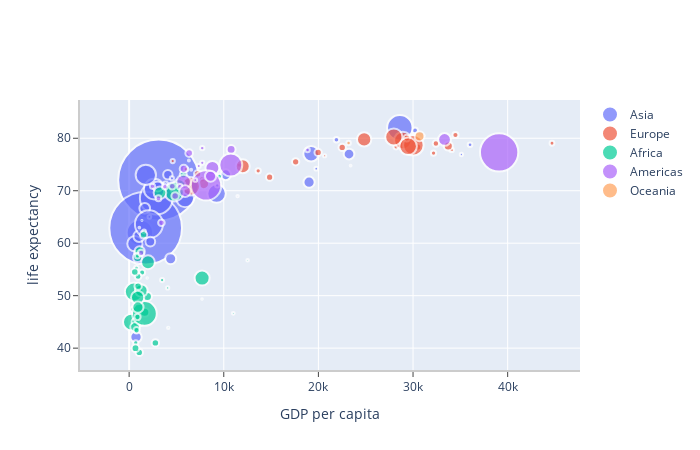

The notebook cell saved with this chart:
### Markdown cell above
### Bubble plots

To illustrate scatter plots we'll look at life expectancy vs. income per country, where we'll scale the bubble by population size. This is the most well known graphic by Gapminder.

### Code cell
import numpy as np

fig = go.Figure()

is_year2002 = df['year'] == 2002
year2002 = df[is_year2002]

continents = year2002['continent'].unique()

# set hover text
hover_text = []
for index, row in year2002.iterrows():
    hover_text.append(('Country: {country}<br>'+
                      'Life Expectancy: {lifeExp}<br>'+
                      'GDP per capita: {gdp}<br>'+
                      'Population: {pop}<br>'+
                      'Year: {year}').format(country=row['country'],
                                            lifeExp=row['lifeExp'],
                                            gdp=row['gdpPercap'],
                                            pop=row['pop'],
                                            year=row['year']))
year2002['text'] = hover_text

# loop over continents
for continent in continents:
    is_continent = year2002['continent'] == continent
    pop = np.array(year2002[is_continent]['pop'].values, dtype=int)
    sizeref = 2.*max(pop)/(100)
    
    countries = year2002[is_continent]['country'].values

    trace = go.Scatter(x=year2002[is_continent]['gdpPercap'],
                    y=year2002[is_continent]['lifeExp'],
                    name=continent,
                    marker_size=pop,
                    text=year2002[is_continent]['text'])
    fig.add_trace(trace)
    fig.update_traces(mode='markers', marker=dict(sizemode='area',
                                                  sizeref=sizeref, line_width=2))

fig.update_layout(xaxis=dict(
        title="GDP per capita",
        linecolor='rgb(204, 204, 204)',
        linewidth=2,
        ticks='outside',
    ),
    yaxis=dict(
        title="life expectancy",
        linecolor='rgb(204, 204, 204)',
        linewidth=2,
        ticks='outside',
    ),
    autosize=False,
)

fig.show()

### Figure 1 — Plotly figure (JSON) as saved in the notebook; plotly's stock layout.template omitted (floating-point values rounded to 4 significant figures)
{"data": [{"marker": {"line": {"width": 2}, "size": [25268405, 656397, 135656790, 12926707, 1280400000, 6762476, 1034172547, 211060000, 66907826, 24001816, 6029529, 127065841, 5307470, 22215365, 47969150, 2111561, 3677780, 22662365, 2674234, 45598081, 25873917, 2713462, 153403524, 82995088, 24501530, 4197776, 19576783, 17155814, 22454239, 62806748, 80908147, 3389578, 18701257], "sizemode": "area", "sizeref": 390900.0}, "mode": "markers", "name": "Asia", "text": ["Country: Afghanistan<br>Life Expectancy: 42.129<br>GDP per capita: 726.7340548<br>Population: 25268405<br>Year: 2002", "Country: Bahrain<br>Life Expectancy: 74.795<br>GDP per capita: 23403.55927<br>Population: 656397<br>Year: 2002", "Country: Bangladesh<br>Life Expectancy: 62.01300000000001<br>GDP per capita: 1136.3904300000004<br>Population: 135656790<br>Year: 2002", "Country: Cambodia<br>Life Expectancy: 56.752<br>GDP per capita: 896.2260152999999<br>Population: 12926707<br>Year: 2002", "Country: China<br>Life Expectancy: 72.028<br>GDP per capita: 3119.280896<br>Population: 1280400000<br>Year: 2002", "Country: Hong Kong, China<br>Life Expectancy: 81.495<br>GDP per capita: 30209.015160000006<br>Population: 6762476<br>Year: 2002", "Country: India<br>Life Expectancy: 62.879<br>GDP per capita: 1746.769454<br>Population: 1034172547<br>Year: 2002", "Country: Indonesia<br>Life Expectancy: 68.58800000000001<br>GDP per capita: 2873.91287<br>Population: 211060000<br>Year: 2002", "Country: Iran<br>Life Expectancy: 69.45100000000001<br>GDP per capita: 9240.761975<br>Population: 66907826<br>Year: 2002", "Country: Iraq<br>Life Expectancy: 57.04600000000001<br>GDP per capita: 4390.717312<br>Population: 24001816<br>Year: 2002", "Country: Israel<br>Life Expectancy: 79.696<br>GDP per capita: 21905.59514<br>Population: 6029529<br>Year: 2002", "Country: Japan<br>Life Expectancy: 82.0<br>GDP per capita: 28604.5919<br>Population: 127065841<br>Year: 2002", "Country: Jordan<br>Life Expectancy: 71.263<br>GDP per capita: 3844.917194<br>Population: 5307470<br>Year: 2002", "Country: Korea, Dem. Rep.<br>Life Expectancy: 66.66199999999999<br>GDP per capita: 1646.758151<br>Population: 22215365<br>Year: 2002", "Country: Korea, Rep.<br>Life Expectancy: 77.045<br>GDP per capita: 19233.98818<br>Population: 47969150<br>Year: 2002", "Country: Kuwait<br>Life Expectancy: 76.904<br>GDP per capita: 35110.10566<br>Population: 2111561<br>Year: 2002", "Country: Lebanon<br>Life Expectancy: 71.028<br>GDP per capita: 9313.93883<br>Population: 3677780<br>Year: 2002", "Country: Malaysia<br>Life Expectancy: 73.044<br>GDP per capita: 10206.97794<br>Population: 22662365<br>Year: 2002", "Country: Mongolia<br>Life Expectancy: 65.033<br>GDP per capita: 2140.739323<br>Population: 2674234<br>Year: 2002", "Country: Myanmar<br>Life Expectancy: 59.908<br>GDP per capita: 611.0<br>Population: 45598081<br>Year: 2002", "Country: Nepal<br>Life Expectancy: 61.34<br>GDP per capita: 1057.206311<br>Population: 25873917<br>Year: 2002", "Country: Oman<br>Life Expectancy: 74.193<br>GDP per capita: 19774.83687<br>Population: 2713462<br>Year: 2002", "Country: Pakistan<br>Life Expectancy: 63.61<br>GDP per capita: 2092.712441<br>Population: 153403524<br>Year: 2002", "Country: Philippines<br>Life Expectancy: 70.303<br>GDP per capita: 2650.921068<br>Population: 82995088<br>Year: 2002", "Country: Saudi Arabia<br>Life Expectancy: 71.626<br>GDP per capita: 19014.54118<br>Population: 24501530<br>Year: 2002", "Country: Singapore<br>Life Expectancy: 78.77<br>GDP per capita: 36023.1054<br>Population: 4197776<br>Year: 2002", "Country: Sri Lanka<br>Life Expectancy: 70.815<br>GDP per capita: 3015.378833<br>Population: 19576783<br>Year: 2002", "Country: Syria<br>Life Expectancy: 73.053<br>GDP per capita: 4090.925331<br>Population: 17155814<br>Year: 2002", "Country: Taiwan<br>Life Expectancy: 76.99<br>GDP per capita: 23235.42329<br>Population: 22454239<br>Year: 2002", "Country: Thailand<br>Life Expectancy: 68.564<br>GDP per capita: 5913.187529<br>Population: 62806748<br>Year: 2002", "Country: Vietnam<br>Life Expectancy: 73.017<br>GDP per capita: 1764.456677<br>Population: 80908147<br>Year: 2002", "Country: West Bank and Gaza<br>Life Expectancy: 72.37<br>GDP per capita: 4515.487575<br>Population: 3389578<br>Year: 2002", "Country: Yemen, Rep.<br>Life Expectancy: 60.308<br>GDP per capita: 2234.820827<br>Population: 18701257<br>Year: 2002"], "type": "scatter", "x": [726.7, 23400.0, 1136.0, 896.2, 3119.0, 30210.0, 1747.0, 2874.0, 9241.0, 4391.0, 21910.0, 28600.0, 3845.0, 1647.0, 19230.0, 35110.0, 9314.0, 10210.0, 2141.0, 611, 1057.0, 19770.0, 2093.0, 2651.0, 19010.0, 36020.0, 3015.0, 4091.0, 23240.0, 5913.0, 1764.0, 4515.0, 2235.0], "y": [42.13, 74.8, 62.01, 56.75, 72.03, 81.5, 62.88, 68.59, 69.45, 57.05, 79.7, 82, 71.26, 66.66, 77.05, 76.9, 71.03, 73.04, 65.03, 59.91, 61.34, 74.19, 63.61, 70.3, 71.63, 78.77, 70.81, 73.05, 76.99, 68.56, 73.02, 72.37, 60.31]}, {"marker": {"line": {"width": 2}, "size": [3508512, 8148312, 10311970, 4165416, 7661799, 4481020, 10256295, 5374693, 5193039, 59925035, 82350671, 10603863, 10083313, 288030, 3879155, 57926999, 720230, 16122830, 4535591, 38625976, 10433867, 22404337, 10111559, 5410052, 2011497, 40152517, 8954175, 7361757, 67308928, 59912431], "sizemode": "area", "sizeref": 390900.0}, "mode": "markers", "name": "Europe", "text": ["Country: Albania<br>Life Expectancy: 75.65100000000002<br>GDP per capita: 4604.211737<br>Population: 3508512<br>Year: 2002", "Country: Austria<br>Life Expectancy: 78.98<br>GDP per capita: 32417.60769<br>Population: 8148312<br>Year: 2002", "Country: Belgium<br>Life Expectancy: 78.32<br>GDP per capita: 30485.88375<br>Population: 10311970<br>Year: 2002", "Country: Bosnia and Herzegovina<br>Life Expectancy: 74.09<br>GDP per capita: 6018.975239<br>Population: 4165416<br>Year: 2002", "Country: Bulgaria<br>Life Expectancy: 72.14<br>GDP per capita: 7696.777725<br>Population: 7661799<br>Year: 2002", "Country: Croatia<br>Life Expectancy: 74.876<br>GDP per capita: 11628.38895<br>Population: 4481020<br>Year: 2002", "Country: Czech Republic<br>Life Expectancy: 75.51<br>GDP per capita: 17596.210219999994<br>Population: 10256295<br>Year: 2002", "Country: Denmark<br>Life Expectancy: 77.18<br>GDP per capita: 32166.50006<br>Population: 5374693<br>Year: 2002", "Country: Finland<br>Life Expectancy: 78.37<br>GDP per capita: 28204.59057<br>Population: 5193039<br>Year: 2002", "Country: France<br>Life Expectancy: 79.59<br>GDP per capita: 28926.03234<br>Population: 59925035<br>Year: 2002", "Country: Germany<br>Life Expectancy: 78.67<br>GDP per capita: 30035.80198<br>Population: 82350671<br>Year: 2002", "Country: Greece<br>Life Expectancy: 78.256<br>GDP per capita: 22514.2548<br>Population: 10603863<br>Year: 2002", "Country: Hungary<br>Life Expectancy: 72.59<br>GDP per capita: 14843.93556<br>Population: 10083313<br>Year: 2002", "Country: Iceland<br>Life Expectancy: 80.5<br>GDP per capita: 31163.20196<br>Population: 288030<br>Year: 2002", "Country: Ireland<br>Life Expectancy: 77.783<br>GDP per capita: 34077.04939<br>Population: 3879155<br>Year: 2002", "Country: Italy<br>Life Expectancy: 80.24<br>GDP per capita: 27968.09817<br>Population: 57926999<br>Year: 2002", "Country: Montenegro<br>Life Expectancy: 73.98100000000002<br>GDP per capita: 6557.194282<br>Population: 720230<br>Year: 2002", "Country: Netherlands<br>Life Expectancy: 78.53<br>GDP per capita: 33724.75778<br>Population: 16122830<br>Year: 2002", "Country: Norway<br>Life Expectancy: 79.05<br>GDP per capita: 44683.97525<br>Population: 4535591<br>Year: 2002", "Country: Poland<br>Life Expectancy: 74.67<br>GDP per capita: 12002.23908<br>Population: 38625976<br>Year: 2002", "Country: Portugal<br>Life Expectancy: 77.29<br>GDP per capita: 19970.90787<br>Population: 10433867<br>Year: 2002", "Country: Romania<br>Life Expectancy: 71.322<br>GDP per capita: 7885.360081<br>Population: 22404337<br>Year: 2002", "Country: Serbia<br>Life Expectancy: 73.21300000000002<br>GDP per capita: 7236.075251<br>Population: 10111559<br>Year: 2002", "Country: Slovak Republic<br>Life Expectancy: 73.8<br>GDP per capita: 13638.778369999998<br>Population: 5410052<br>Year: 2002", "Country: Slovenia<br>Life Expectancy: 76.66<br>GDP per capita: 20660.01936<br>Population: 2011497<br>Year: 2002", "Country: Spain<br>Life Expectancy: 79.78<br>GDP per capita: 24835.47166<br>Population: 40152517<br>Year: 2002", "Country: Sweden<br>Life Expectancy: 80.04<br>GDP per capita: 29341.630930000007<br>Population: 8954175<br>Year: 2002", "Country: Switzerland<br>Life Expectancy: 80.62<br>GDP per capita: 34480.95771<br>Population: 7361757<br>Year: 2002", "Country: Turkey<br>Life Expectancy: 70.845<br>GDP per capita: 6508.085718<br>Population: 67308928<br>Year: 2002", "Country: United Kingdom<br>Life Expectancy: 78.471<br>GDP per capita: 29478.99919<br>Population: 59912431<br>Year: 2002"], "type": "scatter", "x": [4604.0, 32420.0, 30490.0, 6019.0, 7697.0, 11630.0, 17600.0, 32170.0, 28200.0, 28930.0, 30040.0, 22510.0, 14840.0, 31160.0, 34080.0, 27970.0, 6557.0, 33720.0, 44680.0, 12000.0, 19970.0, 7885.0, 7236.0, 13640.0, 20660.0, 24840.0, 29340.0, 34480.0, 6508.0, 29480.0], "y": [75.65, 78.98, 78.32, 74.09, 72.14, 74.88, 75.51, 77.18, 78.37, 79.59, 78.67, 78.26, 72.59, 80.5, 77.78, 80.24, 73.98, 78.53, 79.05, 74.67, 77.29, 71.32, 73.21, 73.8, 76.66, 79.78, 80.04, 80.62, 70.84, 78.47]}, {"marker": {"line": {"width": 2}, "size": [31287142, 10866106, 7026113, 1630347, 12251209, 7021078, 15929988, 4048013, 8835739, 614382, 55379852, 3328795, 16252726, 447416, 73312559, 495627, 4414865, 67946797, 1299304, 1457766, 20550751, 8807818, 1332459, 31386842, 2046772, 2814651, 5368585, 16473477, 11824495, 10580176, 2828858, 1200206, 31167783, 18473780, 1972153, 11140655, 119901274, 743981, 7852401, 170372, 10870037, 5359092, 7753310, 44433622, 37090298, 1130269, 34593779, 4977378, 9770575, 24739869, 10595811, 11926563], "sizemode": "area", "sizeref": 390900.0}, "mode": "markers", "name": "Africa", "text": ["Country: Algeria<br>Life Expectancy: 70.994<br>GDP per capita: 5288.040382<br>Population: 31287142<br>Year: 2002", "Country: Angola<br>Life Expectancy: 41.003<br>GDP per capita: 2773.287312<br>Population: 10866106<br>Year: 2002", "Country: Benin<br>Life Expectancy: 54.40600000000001<br>GDP per capita: 1372.877931<br>Population: 7026113<br>Year: 2002", "Country: Botswana<br>Life Expectancy: 46.63399999999999<br>GDP per capita: 11003.60508<br>Population: 1630347<br>Year: 2002", "Country: Burkina Faso<br>Life Expectancy: 50.65<br>GDP per capita: 1037.645221<br>Population: 12251209<br>Year: 2002", "Country: Burundi<br>Life Expectancy: 47.36<br>GDP per capita: 446.4035126<br>Population: 7021078<br>Year: 2002", "Country: Cameroon<br>Life Expectancy: 49.856<br>GDP per capita: 1934.011449<br>Population: 15929988<br>Year: 2002", "Country: Central African Republic<br>Life Expectancy: 43.308<br>GDP per capita: 738.6906068<br>Population: 4048013<br>Year: 2002", "Country: Chad<br>Life Expectancy: 50.525<br>GDP per capita: 1156.18186<br>Population: 8835739<br>Year: 2002", "Country: Comoros<br>Life Expectancy: 62.974<br>GDP per capita: 1075.811558<br>Population: 614382<br>Year: 2002", "Country: Congo, Dem. Rep.<br>Life Expectancy: 44.966<br>GDP per capita: 241.1658765<br>Population: 55379852<br>Year: 2002", "Country: Congo, Rep.<br>Life Expectancy: 52.97<br>GDP per capita: 3484.06197<br>Population: 3328795<br>Year: 2002", "Country: Cote d'Ivoire<br>Life Expectancy: 46.832<br>GDP per capita: 1648.800823<br>Population: 16252726<br>Year: 2002", "Country: Djibouti<br>Life Expectancy: 53.37300000000001<br>GDP per capita: 1908.260867<br>Population: 447416<br>Year: 2002", "Country: Egypt<br>Life Expectancy: 69.806<br>GDP per capita: 4754.604414<br>Population: 73312559<br>Year: 2002", "Country: Equatorial Guinea<br>Life Expectancy: 49.348<br>GDP per capita: 7703.4959<br>Population: 495627<br>Year: 2002", "Country: Eritrea<br>Life Expectancy: 55.24<br>GDP per capita: 765.3500015<br>Population: 4414865<br>Year: 2002", "Country: Ethiopia<br>Life Expectancy: 50.725<br>GDP per capita: 530.0535319<br>Population: 67946797<br>Year: 2002", "Country: Gabon<br>Life Expectancy: 56.761<br>GDP per capita: 12521.71392<br>Population: 1299304<br>Year: 2002", "Country: Gambia<br>Life Expectancy: 58.041<br>GDP per capita: 660.5855997<br>Population: 1457766<br>Year: 2002", "Country: Ghana<br>Life Expectancy: 58.453<br>GDP per capita: 1111.9845779999996<br>Population: 20550751<br>Year: 2002", "Country: Guinea<br>Life Expectancy: 53.676<br>GDP per capita: 945.5835837<br>Population: 8807818<br>Year: 2002", "Country: Guinea-Bissau<br>Life Expectancy: 45.504<br>GDP per capita: 575.7047176<br>Population: 1332459<br>Year: 2002", "Country: Kenya<br>Life Expectancy: 50.992<br>GDP per capita: 1287.514732<br>Population: 31386842<br>Year: 2002", "Country: Lesotho<br>Life Expectancy: 44.593<br>GDP per capita: 1275.184575<br>Population: 2046772<br>Year: 2002", "Country: Liberia<br>Life Expectancy: 43.753<br>GDP per capita: 531.4823679<br>Population: 2814651<br>Year: 2002", "Country: Libya<br>Life Expectancy: 72.737<br>GDP per capita: 9534.677467<br>Population: 5368585<br>Year: 2002", "Country: Madagascar<br>Life Expectancy: 57.286<br>GDP per capita: 894.6370822<br>Population: 16473477<br>Year: 2002", "Country: Malawi<br>Life Expectancy: 45.00899999999999<br>GDP per capita: 665.4231186000002<br>Population: 11824495<br>Year: 2002", "Country: Mali<br>Life Expectancy: 51.81800000000001<br>GDP per capita: 951.4097518<br>Population: 10580176<br>Year: 2002", "Country: Mauritania<br>Life Expectancy: 62.247<br>GDP per capita: 1579.019543<br>Population: 2828858<br>Year: 2002", "Country: Mauritius<br>Life Expectancy: 71.954<br>GDP per capita: 9021.815894<br>Population: 1200206<br>Year: 2002", "Country: Morocco<br>Life Expectancy: 69.615<br>GDP per capita: 3258.495584<br>Population: 31167783<br>Year: 2002", "Country: Mozambique<br>Life Expectancy: 44.026<br>GDP per capita: 633.6179466<br>Population: 18473780<br>Year: 2002", "Country: Namibia<br>Life Expectancy: 51.479<br>GDP per capita: 4072.324751<br>Population: 1972153<br>Year: 2002", "Country: Niger<br>Life Expectancy: 54.496<br>GDP per capita: 601.0745012<br>Population: 11140655<br>Year: 2002", "Country: Nigeria<br>Life Expectancy: 46.608<br>GDP per capita: 1615.286395<br>Population: 119901274<br>Year: 2002", "Country: Reunion<br>Life Expectancy: 75.744<br>GDP per capita: 6316.1652<br>Population: 743981<br>Year: 2002", "Country: Rwanda<br>Life Expectancy: 43.413<br>GDP per capita: 785.6537647999999<br>Population: 7852401<br>Year: 2002", "Country: Sao Tome and Principe<br>Life Expectancy: 64.337<br>GDP per capita: 1353.09239<br>Population: 170372<br>Year: 2002", "Country: Senegal<br>Life Expectancy: 61.6<br>GDP per capita: 1519.635262<br>Population: 10870037<br>Year: 2002", "Country: Sierra Leone<br>Life Expectancy: 41.012<br>GDP per capita: 699.4897129999998<br>Population: 5359092<br>Year: 2002", "Country: Somalia<br>Life Expectancy: 45.93600000000001<br>GDP per capita: 882.0818218000002<br>Population: 7753310<br>Year: 2002", "Country: South Africa<br>Life Expectancy: 53.365<br>GDP per capita: 7710.946444<br>Population: 44433622<br>Year: 2002", "Country: Sudan<br>Life Expectancy: 56.369<br>GDP per capita: 1993.398314<br>Population: 37090298<br>Year: 2002", "Country: Swaziland<br>Life Expectancy: 43.869<br>GDP per capita: 4128.116943<br>Population: 1130269<br>Year: 2002", "Country: Tanzania<br>Life Expectancy: 49.651<br>GDP per capita: 899.0742111<br>Population: 34593779<br>Year: 2002", "Country: Togo<br>Life Expectancy: 57.56100000000001<br>GDP per capita: 886.2205765000001<br>Population: 4977378<br>Year: 2002", "Country: Tunisia<br>Life Expectancy: 73.042<br>GDP per capita: 5722.895654999998<br>Population: 9770575<br>Year: 2002", "Country: Uganda<br>Life Expectancy: 47.813<br>GDP per capita: 927.7210018<br>Population: 24739869<br>Year: 2002", "Country: Zambia<br>Life Expectancy: 39.19300000000001<br>GDP per capita: 1071.6139380000004<br>Population: 10595811<br>Year: 2002", "Country: Zimbabwe<br>Life Expectancy: 39.989<br>GDP per capita: 672.0386227000001<br>Population: 11926563<br>Year: 2002"], "type": "scatter", "x": [5288.0, 2773.0, 1373.0, 11000.0, 1038.0, 446.4, 1934.0, 738.7, 1156.0, 1076.0, 241.2, 3484.0, 1649.0, 1908.0, 4755.0, 7703.0, 765.4, 530.1, 12520.0, 660.6, 1112.0, 945.6, 575.7, 1288.0, 1275.0, 531.5, 9535.0, 894.6, 665.4, 951.4, 1579.0, 9022.0, 3258.0, 633.6, 4072.0, 601.1, 1615.0, 6316.0, 785.7, 1353.0, 1520.0, 699.5, 882.1, 7711.0, 1993.0, 4128.0, 899.1, 886.2, 5723.0, 927.7, 1072.0, 672.0], "y": [70.99, 41.0, 54.41, 46.63, 50.65, 47.36, 49.86, 43.31, 50.52, 62.97, 44.97, 52.97, 46.83, 53.37, 69.81, 49.35, 55.24, 50.73, 56.76, 58.04, 58.45, 53.68, 45.5, 50.99, 44.59, 43.75, 72.74, 57.29, 45.01, 51.82, 62.25, 71.95, 69.61, 44.03, 51.48, 54.5, 46.61, 75.74, 43.41, 64.34, 61.6, 41.01, 45.94, 53.37, 56.37, 43.87, 49.65, 57.56, 73.04, 47.81, 39.19, 39.99]}, {"marker": {"line": {"width": 2}, "size": [38331121, 8445134, 179914212, 31902268, 15497046, 41008227, 3834934, 11226999, 8650322, 12921234, 6353681, 11178650, 7607651, 6677328, 2664659, 102479927, 5146848, 2990875, 5884491, 26769436, 3859606, 1101832, 287675526, 3363085, 24287670], "sizemode": "area", "sizeref": 390900.0}, "mode": "markers", "name": "Americas", "text": ["Country: Argentina<br>Life Expectancy: 74.34<br>GDP per capita: 8797.640716<br>Population: 38331121<br>Year: 2002", "Country: Bolivia<br>Life Expectancy: 63.883<br>GDP per capita: 3413.26269<br>Population: 8445134<br>Year: 2002", "Country: Brazil<br>Life Expectancy: 71.006<br>GDP per capita: 8131.212843000001<br>Population: 179914212<br>Year: 2002", "Country: Canada<br>Life Expectancy: 79.77<br>GDP per capita: 33328.96507<br>Population: 31902268<br>Year: 2002", "Country: Chile<br>Life Expectancy: 77.86<br>GDP per capita: 10778.78385<br>Population: 15497046<br>Year: 2002", "Country: Colombia<br>Life Expectancy: 71.682<br>GDP per capita: 5755.259962<br>Population: 41008227<br>Year: 2002", "Country: Costa Rica<br>Life Expectancy: 78.123<br>GDP per capita: 7723.447195000002<br>Population: 3834934<br>Year: 2002", "Country: Cuba<br>Life Expectancy: 77.158<br>GDP per capita: 6340.646683<br>Population: 11226999<br>Year: 2002", "Country: Dominican Republic<br>Life Expectancy: 70.847<br>GDP per capita: 4563.808154<br>Population: 8650322<br>Year: 2002", "Country: Ecuador<br>Life Expectancy: 74.173<br>GDP per capita: 5773.044512<br>Population: 12921234<br>Year: 2002", "Country: El Salvador<br>Life Expectancy: 70.734<br>GDP per capita: 5351.568665999999<br>Population: 6353681<br>Year: 2002", "Country: Guatemala<br>Life Expectancy: 68.97800000000001<br>GDP per capita: 4858.347495<br>Population: 11178650<br>Year: 2002", "Country: Haiti<br>Life Expectancy: 58.137<br>GDP per capita: 1270.364932<br>Population: 7607651<br>Year: 2002", "Country: Honduras<br>Life Expectancy: 68.565<br>GDP per capita: 3099.72866<br>Population: 6677328<br>Year: 2002", "Country: Jamaica<br>Life Expectancy: 72.047<br>GDP per capita: 6994.774861<br>Population: 2664659<br>Year: 2002", "Country: Mexico<br>Life Expectancy: 74.902<br>GDP per capita: 10742.44053<br>Population: 102479927<br>Year: 2002", "Country: Nicaragua<br>Life Expectancy: 70.836<br>GDP per capita: 2474.548819<br>Population: 5146848<br>Year: 2002", "Country: Panama<br>Life Expectancy: 74.712<br>GDP per capita: 7356.0319340000015<br>Population: 2990875<br>Year: 2002", "Country: Paraguay<br>Life Expectancy: 70.755<br>GDP per capita: 3783.674243<br>Population: 5884491<br>Year: 2002", "Country: Peru<br>Life Expectancy: 69.906<br>GDP per capita: 5909.020073<br>Population: 26769436<br>Year: 2002", "Country: Puerto Rico<br>Life Expectancy: 77.778<br>GDP per capita: 18855.60618<br>Population: 3859606<br>Year: 2002", "Country: Trinidad and Tobago<br>Life Expectancy: 68.976<br>GDP per capita: 11460.60023<br>Population: 1101832<br>Year: 2002", "Country: United States<br>Life Expectancy: 77.31<br>GDP per capita: 39097.09955<br>Population: 287675526<br>Year: 2002", "Country: Uruguay<br>Life Expectancy: 75.307<br>GDP per capita: 7727.002004000001<br>Population: 3363085<br>Year: 2002", "Country: Venezuela<br>Life Expectancy: 72.766<br>GDP per capita: 8605.047831<br>Population: 24287670<br>Year: 2002"], "type": "scatter", "x": [8798.0, 3413.0, 8131.0, 33330.0, 10780.0, 5755.0, 7723.0, 6341.0, 4564.0, 5773.0, 5352.0, 4858.0, 1270.0, 3100.0, 6995.0, 10740.0, 2475.0, 7356.0, 3784.0, 5909.0, 18860.0, 11460.0, 39100.0, 7727.0, 8605.0], "y": [74.34, 63.88, 71.01, 79.77, 77.86, 71.68, 78.12, 77.16, 70.85, 74.17, 70.73, 68.98, 58.14, 68.56, 72.05, 74.9, 70.84, 74.71, 70.75, 69.91, 77.78, 68.98, 77.31, 75.31, 72.77]}, {"marker": {"line": {"width": 2}, "size": [19546792, 3908037], "sizemode": "area", "sizeref": 390900.0}, "mode": "markers", "name": "Oceania", "text": ["Country: Australia<br>Life Expectancy: 80.37<br>GDP per capita: 30687.75473<br>Population: 19546792<br>Year: 2002", "Country: New Zealand<br>Life Expectancy: 79.11<br>GDP per capita: 23189.80135<br>Population: 3908037<br>Year: 2002"], "type": "scatter", "x": [30690.0, 23190.0], "y": [80.37, 79.11]}], "layout": {"autosize": false, "height": 450, "width": 700, "xaxis": {"autorange": true, "linecolor": "rgb(204, 204, 204)", "linewidth": 2, "range": [-5192.0, 47640.0], "ticks": "outside", "title": {"text": "GDP per capita"}, "type": "linear"}, "yaxis": {"autorange": true, "linecolor": "rgb(204, 204, 204)", "linewidth": 2, "range": [35.84, 87.29], "ticks": "outside", "title": {"text": "life expectancy"}, "type": "linear"}}}
